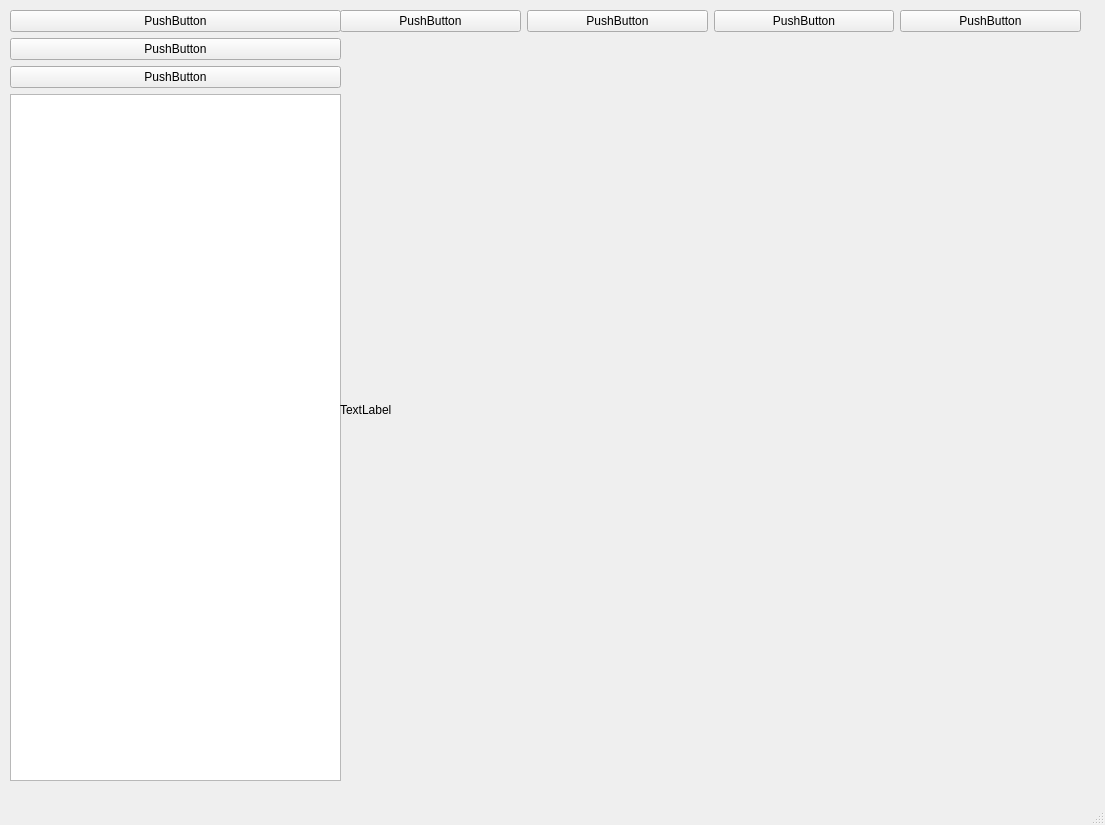
<?xml version="1.0" encoding="UTF-8"?>
<ui version="4.0">
 <class>MainWindow</class>
 <widget class="QMainWindow" name="MainWindow">
  <property name="geometry">
   <rect>
    <x>0</x>
    <y>0</y>
    <width>1105</width>
    <height>825</height>
   </rect>
  </property>
  <property name="windowTitle">
   <string>MainWindow</string>
  </property>
  <widget class="QWidget" name="centralwidget">
   <widget class="QWidget" name="verticalLayoutWidget">
    <property name="geometry">
     <rect>
      <x>10</x>
      <y>10</y>
      <width>331</width>
      <height>771</height>
     </rect>
    </property>
    <layout class="QVBoxLayout" name="verticalLayout">
     <item>
      <widget class="QPushButton" name="pushButton_2">
       <property name="text">
        <string>PushButton</string>
       </property>
      </widget>
     </item>
     <item>
      <widget class="QPushButton" name="pushButton_3">
       <property name="text">
        <string>PushButton</string>
       </property>
      </widget>
     </item>
     <item>
      <widget class="QPushButton" name="pushButton">
       <property name="text">
        <string>PushButton</string>
       </property>
      </widget>
     </item>
     <item>
      <widget class="QListView" name="listView"/>
     </item>
    </layout>
   </widget>
   <widget class="QWidget" name="verticalLayoutWidget_2">
    <property name="geometry">
     <rect>
      <x>340</x>
      <y>10</y>
      <width>741</width>
      <height>771</height>
     </rect>
    </property>
    <layout class="QVBoxLayout" name="verticalLayout_2">
     <item>
      <layout class="QHBoxLayout" name="horizontalLayout">
       <item>
        <widget class="QPushButton" name="pushButton_5">
         <property name="text">
          <string>PushButton</string>
         </property>
        </widget>
       </item>
       <item>
        <widget class="QPushButton" name="pushButton_6">
         <property name="text">
          <string>PushButton</string>
         </property>
        </widget>
       </item>
       <item>
        <widget class="QPushButton" name="pushButton_7">
         <property name="text">
          <string>PushButton</string>
         </property>
        </widget>
       </item>
       <item>
        <widget class="QPushButton" name="pushButton_4">
         <property name="text">
          <string>PushButton</string>
         </property>
        </widget>
       </item>
      </layout>
     </item>
     <item>
      <widget class="QLabel" name="label">
       <property name="text">
        <string>TextLabel</string>
       </property>
      </widget>
     </item>
    </layout>
   </widget>
  </widget>
  <widget class="QMenuBar" name="menubar">
   <property name="geometry">
    <rect>
     <x>0</x>
     <y>0</y>
     <width>1105</width>
     <height>21</height>
    </rect>
   </property>
  </widget>
  <widget class="QStatusBar" name="statusbar"/>
 </widget>
 <resources/>
 <connections/>
</ui>
